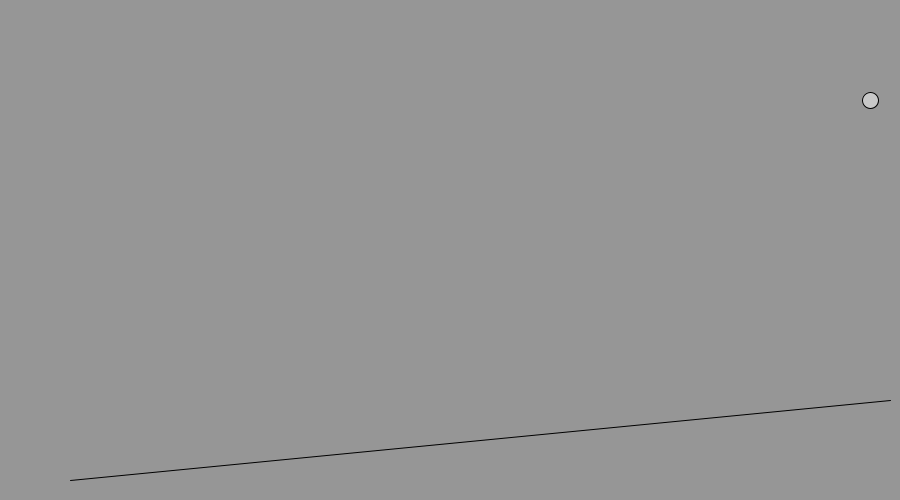
Frame 1 (no input)
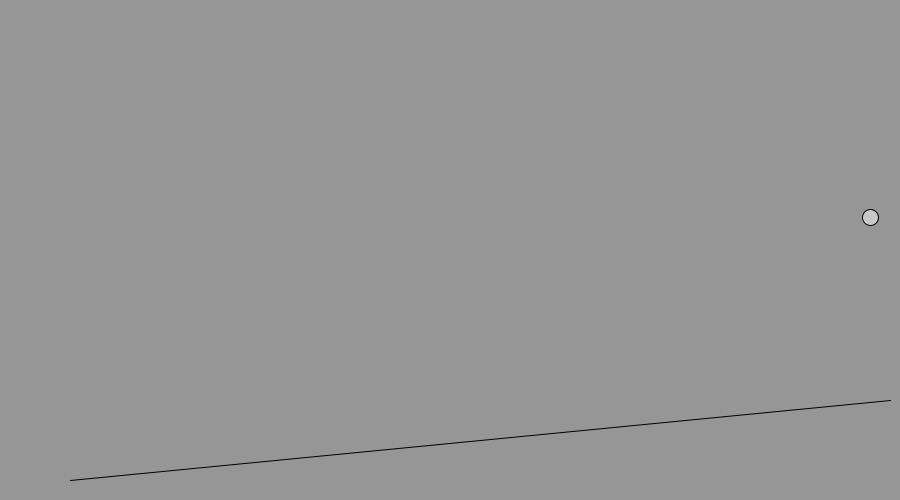
Frame 60 (the mouse pressed at the canvas centre just before this capture)
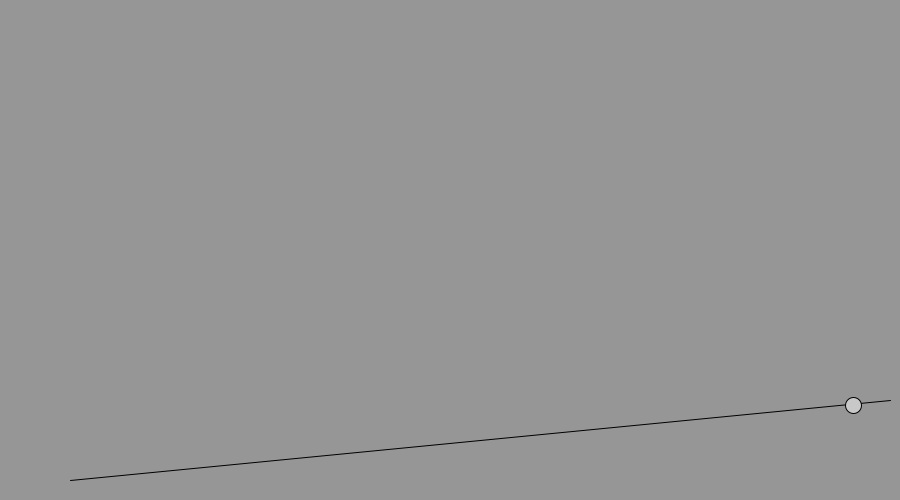
Frame 120 (the mouse held since frame 60 and released just before this capture)

The Processing sketch that drew these frames (run headless with seeded random() and noise(); from frame 60 on, the mouse is pressed at the canvas centre):

// Processing sketch: ForceTester
// ── ForceTester.pde
Mover m;
Mover m2;
Force gravity;
Force normal;
Force vel;

Surface s;

void setup(){
  size(900,500);
  background(150);
  
  m = new Mover(870,  100, 3, 16);
  s = new Surface(70, 480,  890, 400);
  gravity = new Force(0.2, -PI/2);
  normal = new Force(s.norm);
}

void draw(){
   background(150);
   fill(50);
   line(s.startX, s.startY, s.endX, s.endY);
   
   m.applyForce(gravity);
   if(s.isInside(m)){
     normal.setNormalForce(m);
     m.applyForce(normal);
   }

   m.update();
   m.display();



}
  
// ── Force.pde
class Force{
  
  PVector vForce;
  
  float mag;
  float angle;
  
  String type;
  
  Force(PVector vForce_){
    vForce = vForce_;
    
    mag = vForce.mag();
    angle = atan2(vForce.y, vForce.x);
  }
  
  Force(float mag_, float angle_){
    mag = mag_;
    angle = angle_;
    
    vForce = new PVector(mag * cos(angle) ,
                         mag * -sin(angle) ); // - because the orientation of the canvas
   
  }
  
  void setNormalForce(Mover m){
    
    PVector totAccel = m.accel.get();
    vForce.normalize();
    
    float normalMag = PVector.dot(vForce, totAccel);
    
    if(normalMag < 0){
    vForce.mult(-1*normalMag*m.mass);
      } else{
        vForce.mult(0);
      }
      
      PVector totVel = m.vel.get();
      PVector velNormal = vForce.get();
      velNormal.normalize();
      
      normalMag = PVector.dot(velNormal, totVel);
      
      if(normalMag < 0){
      velNormal.mult(-1*normalMag*m.mass);
      } else{
        velNormal.mult(0);
      }
      
      vForce.add(velNormal);

  }

  
}
  
  
// ── Mover.pde
class Mover{
  
  PVector loc;
  PVector vel;
  PVector accel;
  
  float angle;
  float aVel;
  float aAccel;
  
  float mass;
  float volume;
  
  float startX;
  float startY;

  Mover(float x_, float y_, float mass_, float volume_){
    loc = new PVector(x_, y_);
    vel = new PVector(0,0);
    accel = new PVector(0, 0);
    
    
    mass = mass_;
    volume = volume_;
    
    startX = x_;
    startY = y_;
  }
  
  void update(){
    loc.add(vel);
    vel.add(accel);
    vel.limit(30);
    accel.mult(0);
    loc.x = constrain(loc.x, 0, width);
    loc.y = constrain(loc.y, 0, height);
    
    angle += aVel;
    aVel += aAccel;
    aVel = constrain(aVel,-15,15);
    aAccel =0;
  }
  
  void display(){
    fill(200);
    pushMatrix();
    translate(loc.x, loc.y);
    rotate(angle);
    ellipse(0, 0, volume, volume);
    popMatrix();
  }
  
  void checkEdges(){
    float c = 0.5;
    if(loc.x < 0){
      vel.x = c* Math.abs(vel.x);
    }
    if(width-mass < loc.x){
      vel.x =-c* Math.abs(vel.x);
    }
    
    if(loc.y < 0){
      vel.y = c*Math.abs(vel.y);
    }
    if(height-mass < loc.y){
      vel.y = -c*Math.abs(vel.y);
    }
  }
  
  void applyForce(PVector force){
    accel.add(PVector.div(force,mass));
  }
  
    void ignoreForce(PVector force){
    accel.sub(PVector.div(force,mass));
  }
  
    void applyForce(Force f){
    accel.add(PVector.div(f.vForce,mass));
  }
  
    void ignoreForce(Force f){
    accel.sub(PVector.div(f.vForce,mass));
  }
  
  void reset(){
    loc.x = startX;
    loc.y = startY;
    vel.mult(0);
    
    angle =0;
    aVel =0;
  }
    
  
  PVector attract(Mover m){
    float G = 10;
    float distance = PVector.sub(loc,m.loc).mag();
    distance = constrain(distance, 5, 25);
    PVector r =  PVector.sub(loc,m.loc).normalize();
    
    return r.mult(G*mass*m.mass).div(distance*distance);
  }
}
// ── Surface.pde
class Surface{
  
  float startX;
  float startY;
  float endX;
  float endY;
  
  PVector tilt;
  PVector norm;
  
  
  Surface(float startX_, float startY_, float endX_, float endY_){
    startX = startX_;
    startY = startY_;
    endX = endX_;
    endY = endY_;
    
    tilt = new PVector (endX - startX, endY - startY);
   norm = new PVector(endY - startY,-1*(endX - startX) );
   norm.normalize();
    
  }
  
  void display(){
    fill(50);
    
    line(startX, startY, endX, endY);
    
  }
  
  boolean isInside(Mover m){
    
    PVector a = new PVector(m.loc.x - startX, m.loc.y - startY);
    float mult = PVector.dot(tilt, a);
    mult = mult/tilt.mag();
    mult = mult/tilt.mag();
    PVector projection = PVector.mult(tilt, mult);
    PVector compliment = PVector.sub(a, projection);
    
    if(compliment.mag() < m.volume/2){
      return true;
    }else{
      return false;
    }
  }
  
}
    
